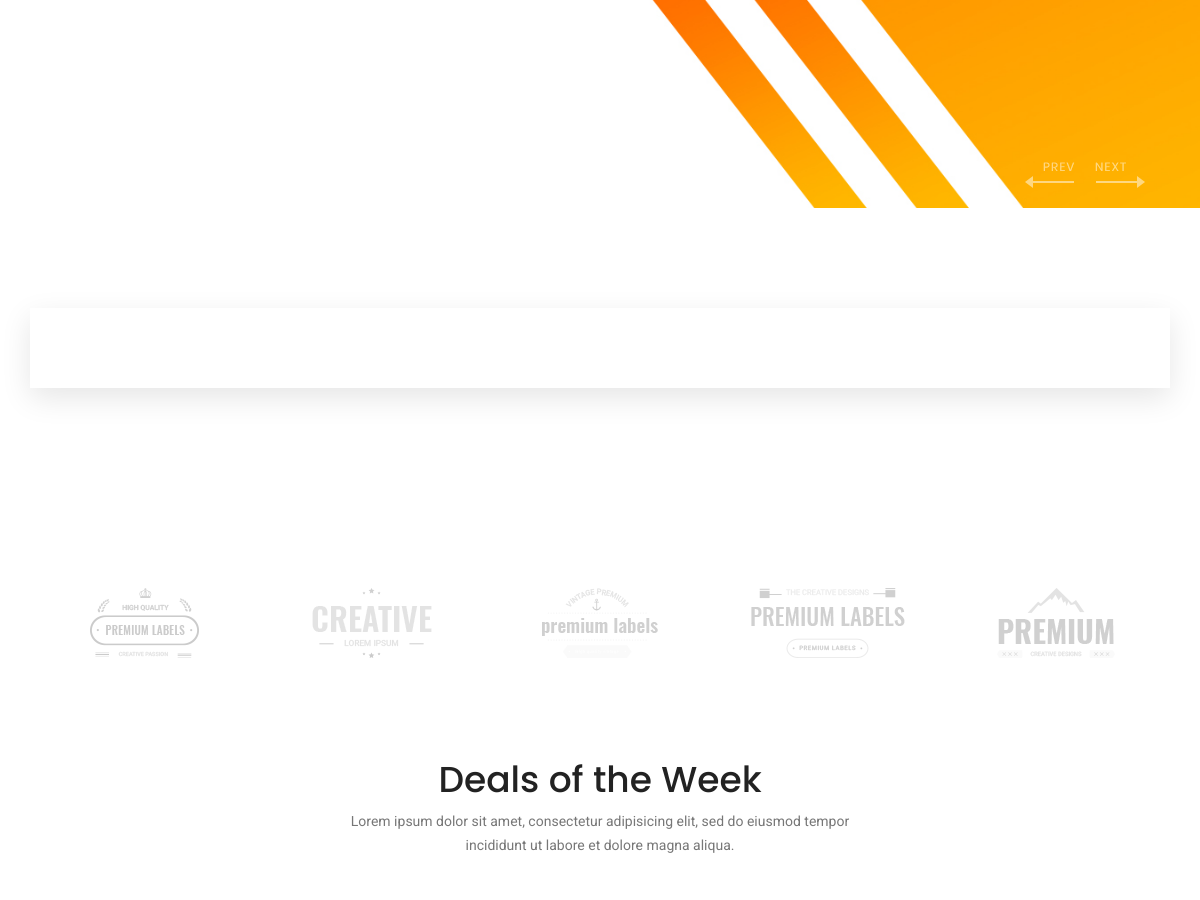
The app's page / (middle part), older data.
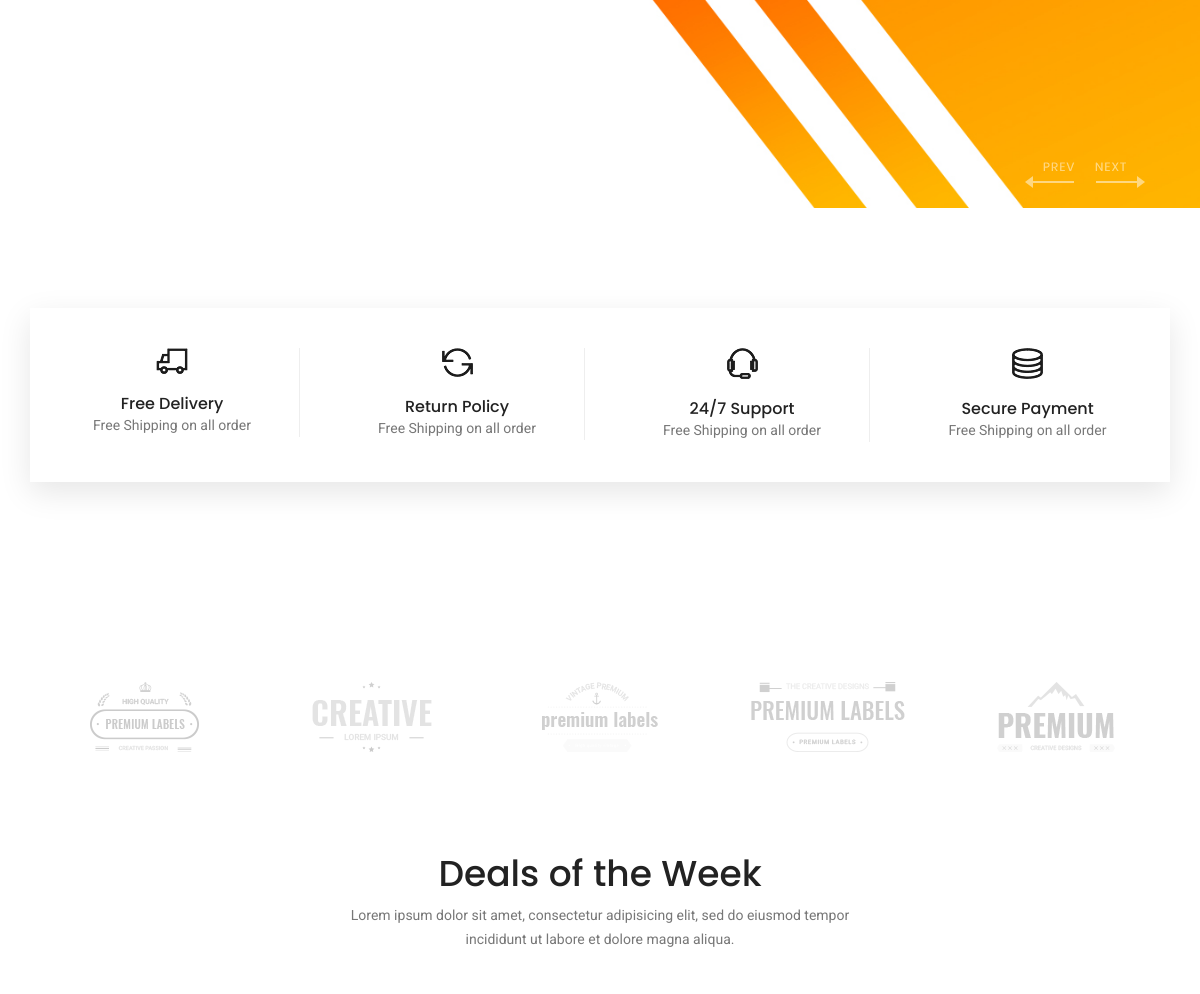
The same page, newer data.
### mainapp/models.py (models this page shows, shortened)
class SingleFeature(models.Model):
    name = models.CharField(verbose_name="feature name", max_length=64)
    short_desc = models.CharField(verbose_name="feature short description", max_length=64, blank=True)
    description = models.TextField(verbose_name="feature description", max_length=120, blank=True)
    image = models.ImageField(upload_to="single_feature_images", blank=True)

### mainapp/views.py (the view)
# urls.py: path('', views.basket, name="index"),
def index(request):
    single_features = SingleFeature.objects.all()
    context = dict(
        related_products=get_related_products(),
        single_features=single_features,
    )
    return render(request, 'mainapp/index.html', context=context)

### mainapp/views.py (called while the page is built)
def get_related_products() -> list:
    deals_of_the_week = DealsOfTheWeek.objects.all()
    related_products = list()
    for deal in deals_of_the_week:
        related_products.append(deal)
    return related_products

### templates/mainapp/index.html (shortened to what this page needs)
{% extends 'mainapp/base.html' %}
{% load static %}
{% block everything_else %}
<section class="banner-area">
    <div class="container">
        <div class="row fullscreen align-items-center justify-content-start">
        </div>
    </div>
</section>
<section class="features-area section_gap">
    <div class="container">
        <div class="row features-inner">
            {% for single_feature in single_features %}
                <div class="col-lg-3 col-md-6 col-sm-6">
                    <div class="single-features">
                        <div class="f-icon">
                            <img src="{{ single_feature.image.url }}" alt="">
                        </div>
                        <h6>{{ single_feature.short_desc }}</h6>
                        <p>{{ single_feature.description }}</p>
                    </div>
                </div>
            {% endfor %}
        </div>
    </div>
</section>
<section class="brand-area section_gap">
    <div class="container">
        <div class="row">
            {% for i in '12345'|make_list %}
                {% with image_path='mainapp/img/brand/'|add:i|add:'.png' %}
                    <a class="col single-img" href="#">
                        <img class="img-fluid d-block mx-auto" src="{% static image_path %}" alt="">
                    </a>
                {% endwith %}
            {% endfor %}
        </div>
    </div>
</section>
{% endblock %}

### templates/mainapp/base.html (shortened to what this page needs)
{% load static %}
<!DOCTYPE html>
<html lang="zxx" class="no-js">
<head>
    {% include 'mainapp/includes/styles/inc__cs.html' %}
</head>
<body>
    {% block everything_else %}
    {% endblock %}
    {% include 'mainapp/includes/inc__related_product.html' %}
</body>
</html>

### templates/mainapp/includes/styles/inc__cs.html
{% load static %}
<link rel="stylesheet" href="{% static 'mainapp/css/linearicons.css' %}">
<link rel="stylesheet" href="{% static 'mainapp/css/owl.carousel.css' %}">
<link rel="stylesheet" href="{% static 'mainapp/css/font-awesome.min.css' %}">
<link rel="stylesheet" href="{% static 'mainapp/css/themify-icons.css' %}">
<link rel="stylesheet" href="{% static 'mainapp/css/bootstrap.css' %}">
<link rel="stylesheet" href="{% static 'mainapp/css/owl.carousel.css' %}">
<link rel="stylesheet" href="{% static 'mainapp/css/nice-select.css' %}">
<link rel="stylesheet" href="{% static 'mainapp/css/nouislider.min.css' %}">
<link rel="stylesheet" href="{% static 'mainapp/css/ion.rangeSlider.css' %}">
<link rel="stylesheet" href="{% static 'mainapp/css/ion.rangeSlider.skinFlat.css' %}">
<link rel="stylesheet" href="{% static 'mainapp/css/magnific-popup.css' %}">
<link rel="stylesheet" href="{% static 'mainapp/css/bootstrap.css' %}">
<link rel="stylesheet" href="{% static 'mainapp/css/main.css' %}">

### templates/mainapp/includes/inc__related_product.html (shortened to what this page needs)
{% load static %}
<section class="related-product-area section_gap_bottom">
    <div class="container">
        {% if related_products %}
            <div class="row justify-content-center">
                <div class="col-lg-6 text-center">
                    <div class="section-title">
                        <h1>Deals of the Week</h1>
                        <p>Lorem ipsum dolor sit amet, consectetur adipisicing elit, sed do eiusmod tempor incididunt ut labore et dolore
                            magna aliqua.</p>
                    </div>
                </div>
            </div>
        {% else %}
            <h3></h3>
        {% endif %}
    </div>
</section>

### templates/mainapp/includes/styles/inc__js.html (shortened to what this page needs)
{% load static %}

Row changes from the older to the newer data that the page shows:
added SingleFeature: image (picture), short_desc "Free Delivery", description "Free Shipping on all order"
added SingleFeature: image (picture), short_desc "Return Policy", description "Free Shipping on all order"
added SingleFeature: image (picture), short_desc "24/7 Support", description "Free Shipping on all order"
added SingleFeature: image (picture), short_desc "Secure Payment", description "Free Shipping on all order"
